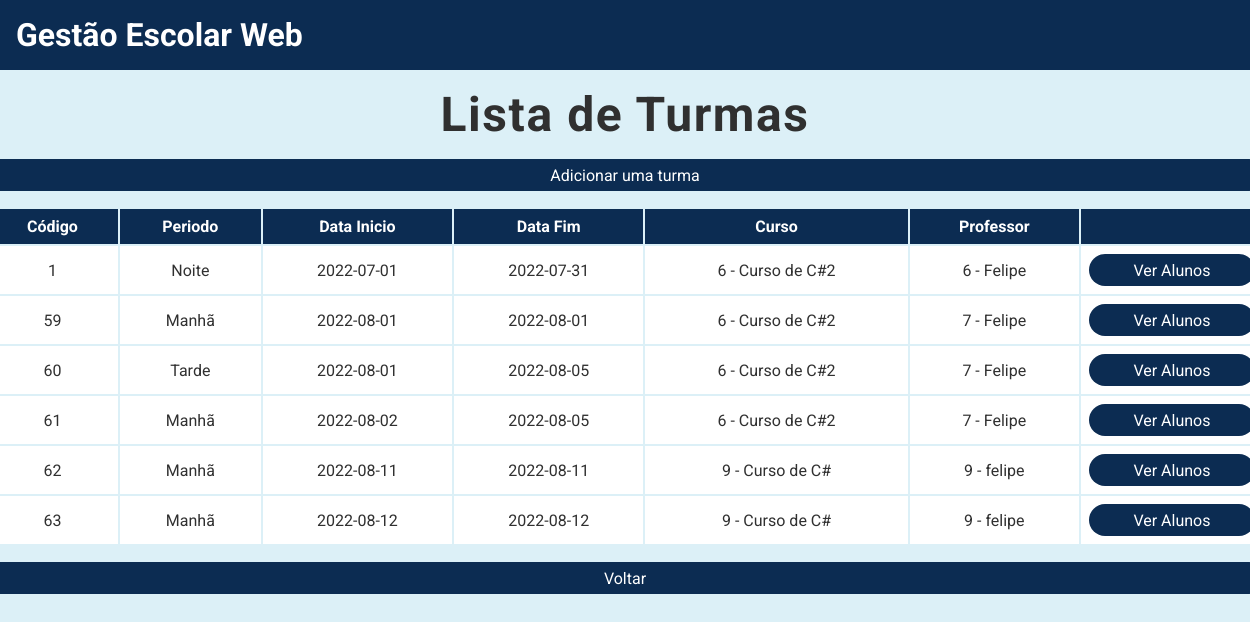
The page /listar/turmas on the database as committed earlier.
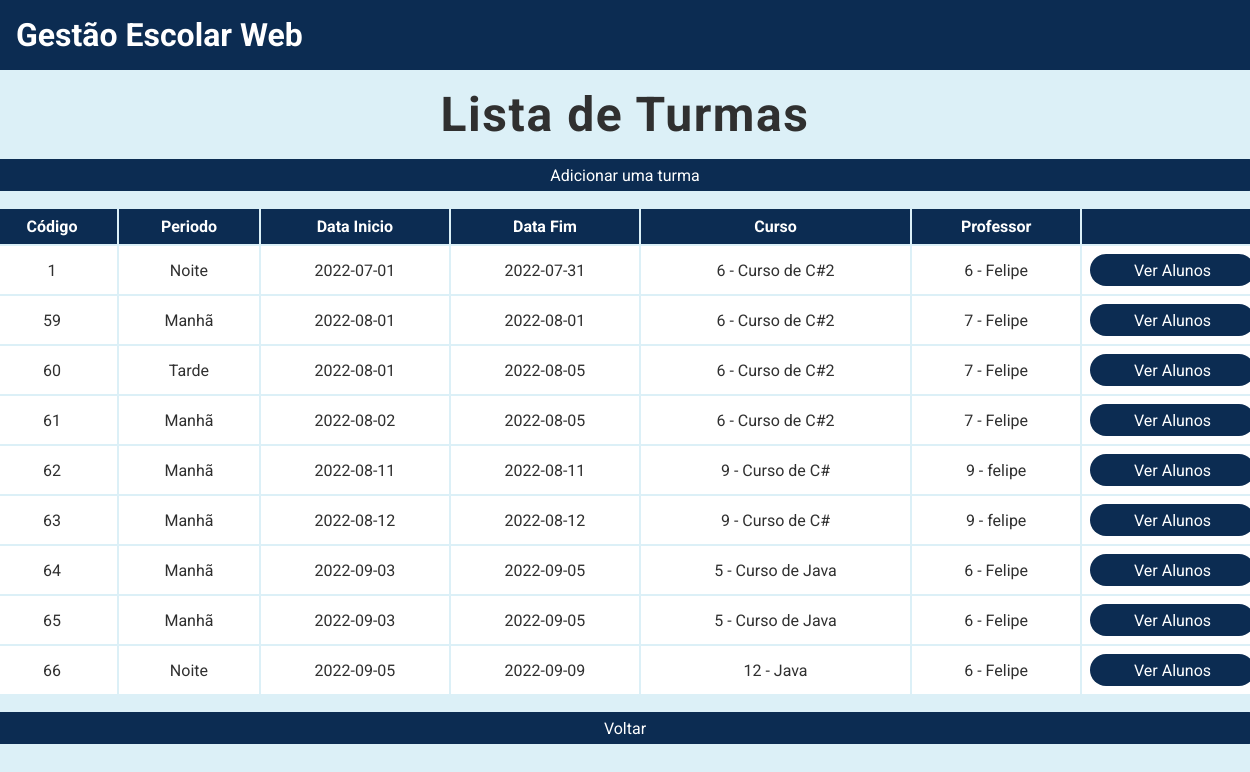
The same page on the database as committed later.
### tables this page shows
CREATE TABLE Turmas (codigo INTEGER PRIMARY KEY AUTOINCREMENT, periodo VARCHAR (255) NOT NULL, data_inicio DATE NOT NULL, data_fim DATE NOT NULL, codigo_curso INTEGER REFERENCES Cursos (codigo), matricula_professor INTEGER REFERENCES Professores (matricula));

CREATE TABLE Cursos (codigo INTEGER PRIMARY KEY AUTOINCREMENT, nome VARCHAR (255) NOT NULL, classificacao VARCHAR (255) NOT NULL, ativo BOOLEAN DEFAULT (1), descricao VARCHAR (255));

CREATE TABLE Professores (matricula INTEGER PRIMARY KEY AUTOINCREMENT, nome VARCHAR (255) NOT NULL, cpf CHAR (11) NOT NULL, telefone CHAR (11), email VARCHAR (255), ativo BOOLEAN DEFAULT (1), formacao VARCHAR (255), especialidade VARCHAR (255));

### main.py (the view)
@app.route("/listar/turmas")
def listar_turmas():
    turmas = Turma.listar()
    return render_template("listar_turmas.html", turmas=turmas)

### turma.py (called while the page is built)
    @classmethod
    def listar(cls):
        conexao = sqlite3.connect("gestao_escolar.db")
        cursor = conexao.cursor()
        sql = f"""
            SELECT tm.codigo, tm.periodo, tm.data_inicio,
            tm.data_fim, tm.codigo_curso, cs.nome, tm.matricula_professor, pf.nome
            FROM Turmas AS tm
            INNER JOIN Cursos AS cs ON tm.codigo_curso = cs.codigo
            INNER JOIN Professores AS pf ON tm.matricula_professor = pf.matricula
        """
        cursor.execute(sql)
        listaTurmas = cursor.fetchall()
        conexao.close()
        return listaTurmas

### templates/listar_turmas.html
{% extends "base.html" %} {% block conteudo %}
<div class="conteudo-principal">
    <h2>Lista de Turmas</h2>
    <div class="conteudo-tabela">
        <a href="/cadastro/turma" class="botao-primario">Adicionar uma turma</a>
        <table>
            <tr>
                <th>Código</th>
                <th>Periodo</th>
                <th>Data Inicio</th>
                <th>Data Fim</th>
                <th>Curso</th>
                <th>Professor</th>
                <th></th>
            </tr>
            {% for turma in turmas %}
            <tr>
                <td>{{ turma[0] }}</td>
                <td>{{ turma[1] }}</td>
                <td>{{ turma[2] }}</td>
                <td>{{ turma[3] }}</td>
                <td>{{ turma[4] }} - {{ turma[5] }}</td>
                <td>{{ turma[6] }} - {{ turma[7] }}</td>
                <td>
                    <a
                        href="/listar/turmas_alunos/{{ turma[0] }}"
                        class="botao-primario"
                        >Ver Alunos</a
                    >
                </td>
            </tr>
            {% endfor %}
        </table>
        <a href="/" class="botao-primario">Voltar</a>
    </div>
</div>
{% endblock %}

### templates/base.html (shortened to what this page needs)
<!DOCTYPE html>
<html lang="pt-BR">
    <head>
        <link
            rel="stylesheet"
            href="{{ url_for('static', filename='css/style.css') }}"
        />
    </head>
    <body>
        <header>
            <div class="conteudo-header">
                <h1>Gestão Escolar Web</h1>
            </div>
        </header>
        <main>
            {% block conteudo %}
            {% endblock %}
        </main>
    </body>
</html>

### static/css/style.css (style rules this page uses)
:root { --azul-fraco: rgb(220, 240, 247); --azul-escuro: rgb(12, 44, 82); --preto: rgb(48, 48, 48); --azul-normal: rgb(94, 157, 200); --verde-normal: rgb(21, 238, 108); }
* { margin: 0; padding: 0; box-sizing: border-box; }
body { font-family: 'Roboto', sans-serif; background: var(--azul-fraco); }
a { text-decoration: none; }
.botao-primario { display: flex; background-color: var(--azul-escuro); color: #fff; width: 100%; text-align: center; justify-content: center; align-items: center; border-radius: 3rem; }
header .conteudo-header { background-color: var(--azul-escuro); padding: 1rem; }
header .conteudo-header h1 { color: #fff; }
main .conteudo-principal { text-align: center; display: flex; justify-content: center; flex-direction: column; align-items: center; margin-bottom: 2rem; }
main .conteudo-principal h2 { margin: 1rem 0 1rem 0; font-size: 3rem; color: var(--preto); letter-spacing: .1rem; }
main .conteudo-principal .conteudo-tabela { width: 80rem; }
main .conteudo-principal .conteudo-tabela .botao-primario { height: 2rem; font-size: 1rem; font-weight: 400; }
main .conteudo-principal .conteudo-tabela table { margin: 1rem 0 1rem 0; width: 100%; }
main .conteudo-principal .conteudo-tabela table th { background: var(--azul-escuro); color: #fff; padding: 0.5rem; }
main .conteudo-principal .conteudo-tabela table td { background: #fff; color: var(--preto); padding: 0.5rem; }

Rows that differ between the two databases and show on the page:
added Turmas: codigo "64", periodo "Manhã", data_inicio "2022-09-03", data_fim "2022-09-05", codigo_curso "5", nome "Curso de Java", matricula_professor "6", nome "Felipe"
added Turmas: codigo "65", periodo "Manhã", data_inicio "2022-09-03", data_fim "2022-09-05", codigo_curso "5", nome "Curso de Java", matricula_professor "6", nome "Felipe"
added Turmas: codigo "66", periodo "Noite", data_inicio "2022-09-05", data_fim "2022-09-09", codigo_curso "12", nome "Java", matricula_professor "6", nome "Felipe"
